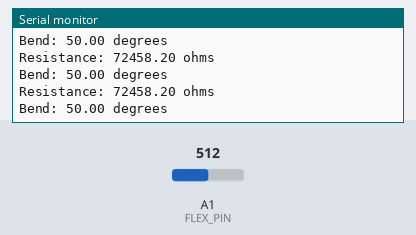
Bench run of a sketch on a simulated Arduino Uno, built with avr-gcc and run on an emulated ATmega328P. Shown: the last lines printed to the serial monitor. Inputs (shaded band) come from the test bench; at power-on: A1 (FLEX_PIN) = 512.

Above: at 1.3 s.
1.4 s: A1 (FLEX_PIN) set to 0
At 1.82 s:
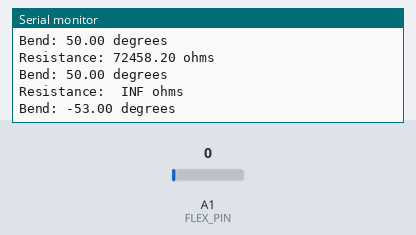
3.5 s: A1 (FLEX_PIN) set to 122
At 3.83 s:
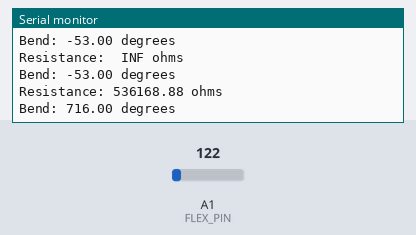
Timing chart, 0 to 6.5 s (numbered marks = the images above; inputs shaded):
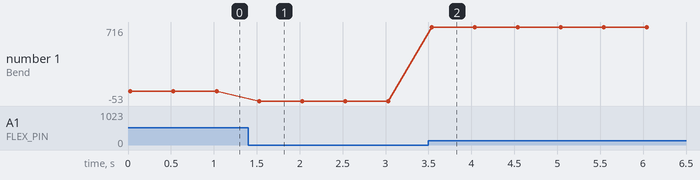

Measured:
- after the input at 1.4 s, the serial monitor: prints a new line after 0.10 s (image 1)
- after the input at 3.5 s, the serial monitor: prints a new line at once (image 2)
- plotted number 1: 50 → -53 after the input at 1.4 s, -53 → 716 after the input at 3.5 s

The sketch:

flex_sensor.ino
```cpp
/******************************************************************************
Flex_Sensor_Example.ino
Example sketch for SparkFun's flex sensors
  (https://www.sparkfun.com/products/10264)
Jim Lindblom @ SparkFun Electronics
April 28, 2016

Create a voltage divider circuit combining a flex sensor with a 47k resistor.
- The resistor should connect from A0 to GND.
- The flex sensor should connect from A0 to 3.3V
As the resistance of the flex sensor increases (meaning it's being bent), the
voltage at A0 should decrease.

Development environment specifics:
Arduino 1.6.7
******************************************************************************/
const int FLEX_PIN = A1; // Pin connected to voltage divider output

// Measure the voltage at 5V and the actual resistance of your
// 47k resistor, and enter them below:
const float VCC = 3.33; // Measured voltage of Ardunio 5V line
const float R_DIV = 72600.0; // Measured resistance of 100k resistor

// Upload the code, then try to adjust these values to more
// accurately calculate bend degree.
const float STRAIGHT_RESISTANCE = 37300.0; // resistance when straight
const float BEND_RESISTANCE = 100000.0; // resistance at 90 deg

void setup()
{
  Serial.begin(9600);
  pinMode(FLEX_PIN, INPUT);
}

void loop()
{
  // Read the ADC, and calculate voltage and resistance from it
  int flexADC = analogRead(FLEX_PIN);
  float flexV = flexADC * VCC / 1023.0;
  float flexR = R_DIV * (VCC / flexV - 1.0);
  Serial.println("Resistance: " + String(flexR) + " ohms");

  // Use the calculated resistance to estimate the sensor's
  // bend angle:
  float angle = map(flexR, STRAIGHT_RESISTANCE, BEND_RESISTANCE,
                   0, 90.0);
  Serial.println("Bend: " + String(angle) + " degrees");
  Serial.println();

  delay(500);
}
```
